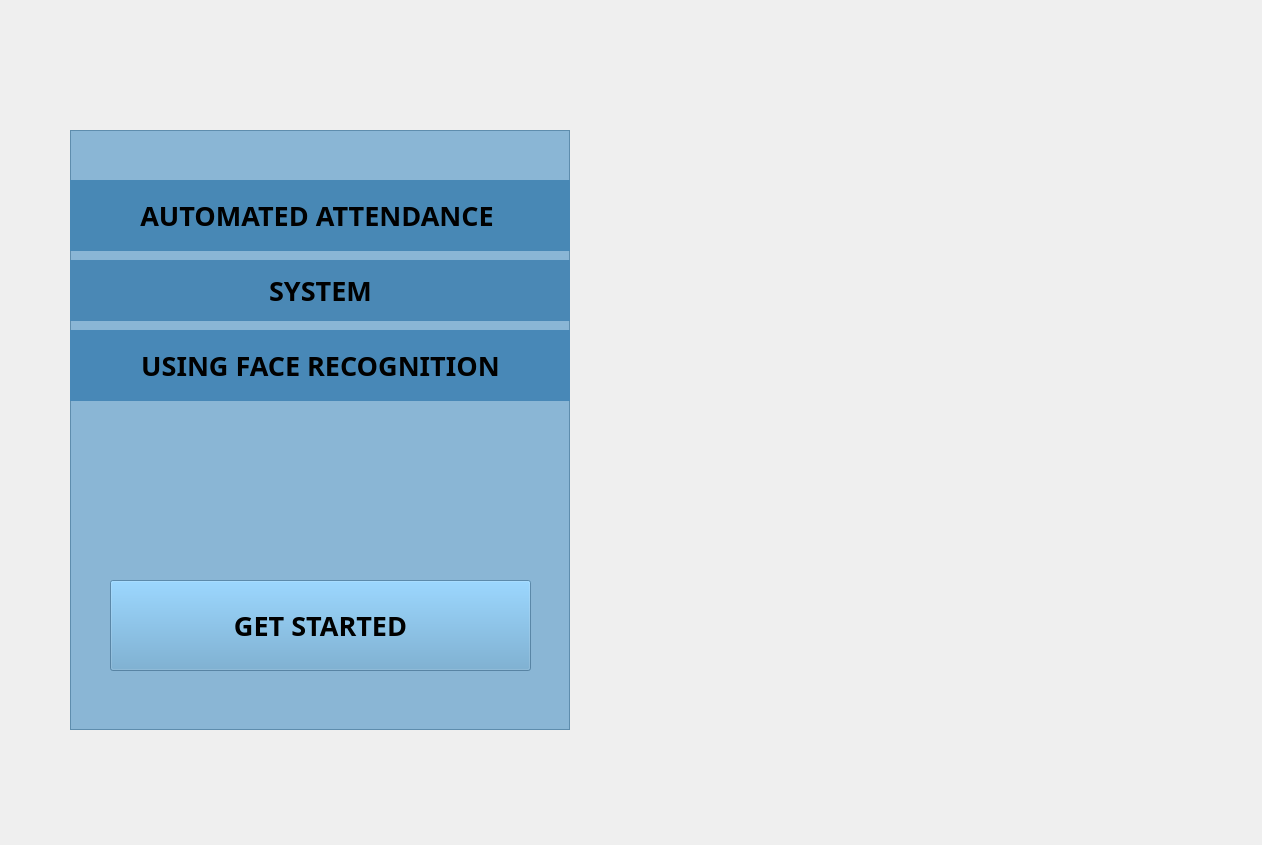
<?xml version="1.0" encoding="UTF-8"?>
<ui version="4.0">
 <class>MainWindow</class>
 <widget class="QMainWindow" name="MainWindow">
  <property name="geometry">
   <rect>
    <x>0</x>
    <y>0</y>
    <width>1262</width>
    <height>845</height>
   </rect>
  </property>
  <property name="windowTitle">
   <string>MainWindow</string>
  </property>
  <widget class="QWidget" name="centralwidget">
   <widget class="QLabel" name="label">
    <property name="geometry">
     <rect>
      <x>0</x>
      <y>0</y>
      <width>1265</width>
      <height>845</height>
     </rect>
    </property>
    <property name="text">
     <string/>
    </property>
    <property name="pixmap">
     <pixmap>../../Dropbox/PC/Downloads/welcome bkgrnd1.png</pixmap>
    </property>
   </widget>
   <widget class="QFrame" name="frame">
    <property name="geometry">
     <rect>
      <x>70</x>
      <y>130</y>
      <width>500</width>
      <height>600</height>
     </rect>
    </property>
    <property name="styleSheet">
     <string notr="true">background-color: rgb(97, 159, 202,180);
</string>
    </property>
    <property name="frameShape">
     <enum>QFrame::StyledPanel</enum>
    </property>
    <property name="frameShadow">
     <enum>QFrame::Raised</enum>
    </property>
    <widget class="QLabel" name="label_2">
     <property name="geometry">
      <rect>
       <x>0</x>
       <y>50</y>
       <width>501</width>
       <height>71</height>
      </rect>
     </property>
     <property name="font">
      <font>
       <family>Lucida Bright</family>
       <pointsize>20</pointsize>
       <weight>75</weight>
       <bold>true</bold>
      </font>
     </property>
     <property name="styleSheet">
      <string notr="true">background-color: rgb(72, 136, 181);</string>
     </property>
     <property name="text">
      <string>AUTOMATED ATTENDANCE </string>
     </property>
     <property name="alignment">
      <set>Qt::AlignCenter</set>
     </property>
    </widget>
    <widget class="QLabel" name="label_3">
     <property name="geometry">
      <rect>
       <x>0</x>
       <y>200</y>
       <width>501</width>
       <height>71</height>
      </rect>
     </property>
     <property name="font">
      <font>
       <family>Lucida Bright</family>
       <pointsize>20</pointsize>
       <weight>75</weight>
       <bold>true</bold>
      </font>
     </property>
     <property name="styleSheet">
      <string notr="true">background-color: rgb(72, 136, 183);</string>
     </property>
     <property name="text">
      <string>USING FACE RECOGNITION</string>
     </property>
     <property name="alignment">
      <set>Qt::AlignCenter</set>
     </property>
    </widget>
    <widget class="QLabel" name="label_4">
     <property name="geometry">
      <rect>
       <x>0</x>
       <y>130</y>
       <width>501</width>
       <height>61</height>
      </rect>
     </property>
     <property name="font">
      <font>
       <family>Lucida Bright</family>
       <pointsize>20</pointsize>
       <weight>75</weight>
       <bold>true</bold>
      </font>
     </property>
     <property name="styleSheet">
      <string notr="true">background-color: rgb(74, 136, 181);</string>
     </property>
     <property name="text">
      <string>SYSTEM</string>
     </property>
     <property name="alignment">
      <set>Qt::AlignCenter</set>
     </property>
    </widget>
    <widget class="QPushButton" name="pushButton">
     <property name="geometry">
      <rect>
       <x>40</x>
       <y>450</y>
       <width>421</width>
       <height>91</height>
      </rect>
     </property>
     <property name="font">
      <font>
       <family>Lucida Bright</family>
       <pointsize>20</pointsize>
       <weight>75</weight>
       <bold>true</bold>
      </font>
     </property>
     <property name="text">
      <string>GET STARTED</string>
     </property>
    </widget>
   </widget>
  </widget>
 </widget>
 <resources/>
 <connections/>
</ui>
